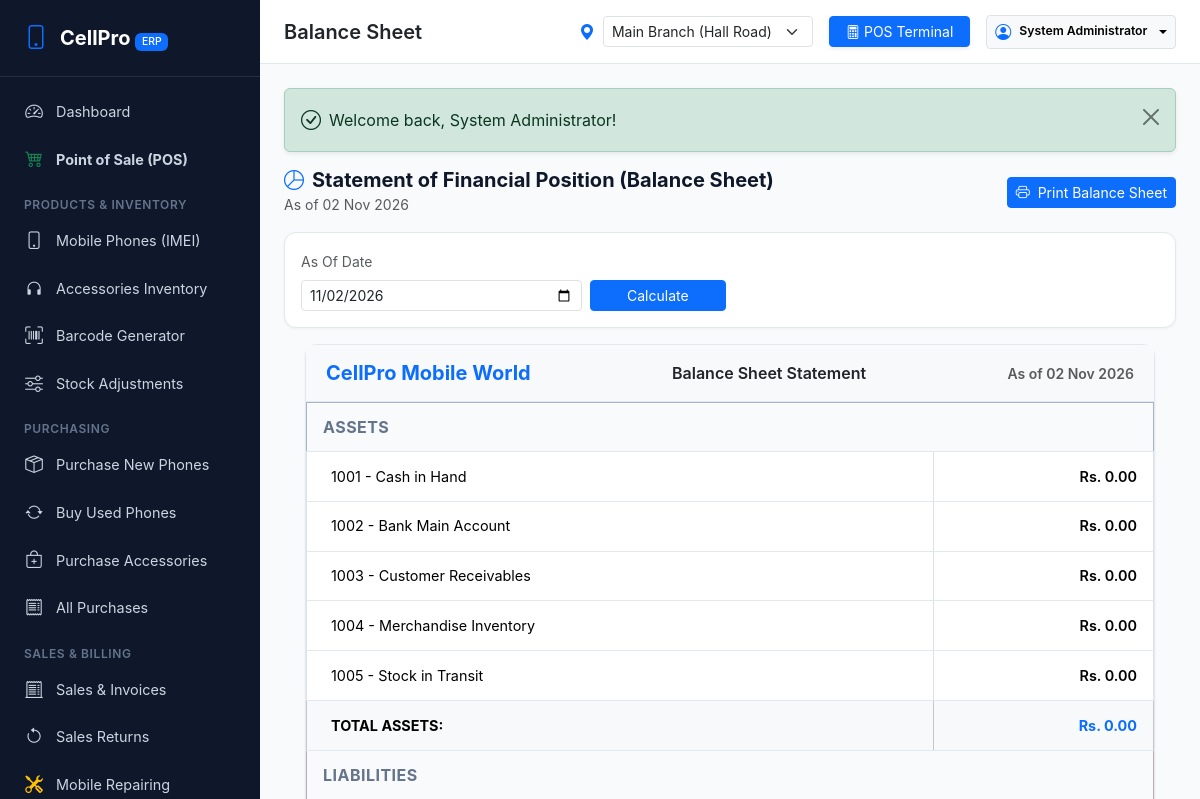
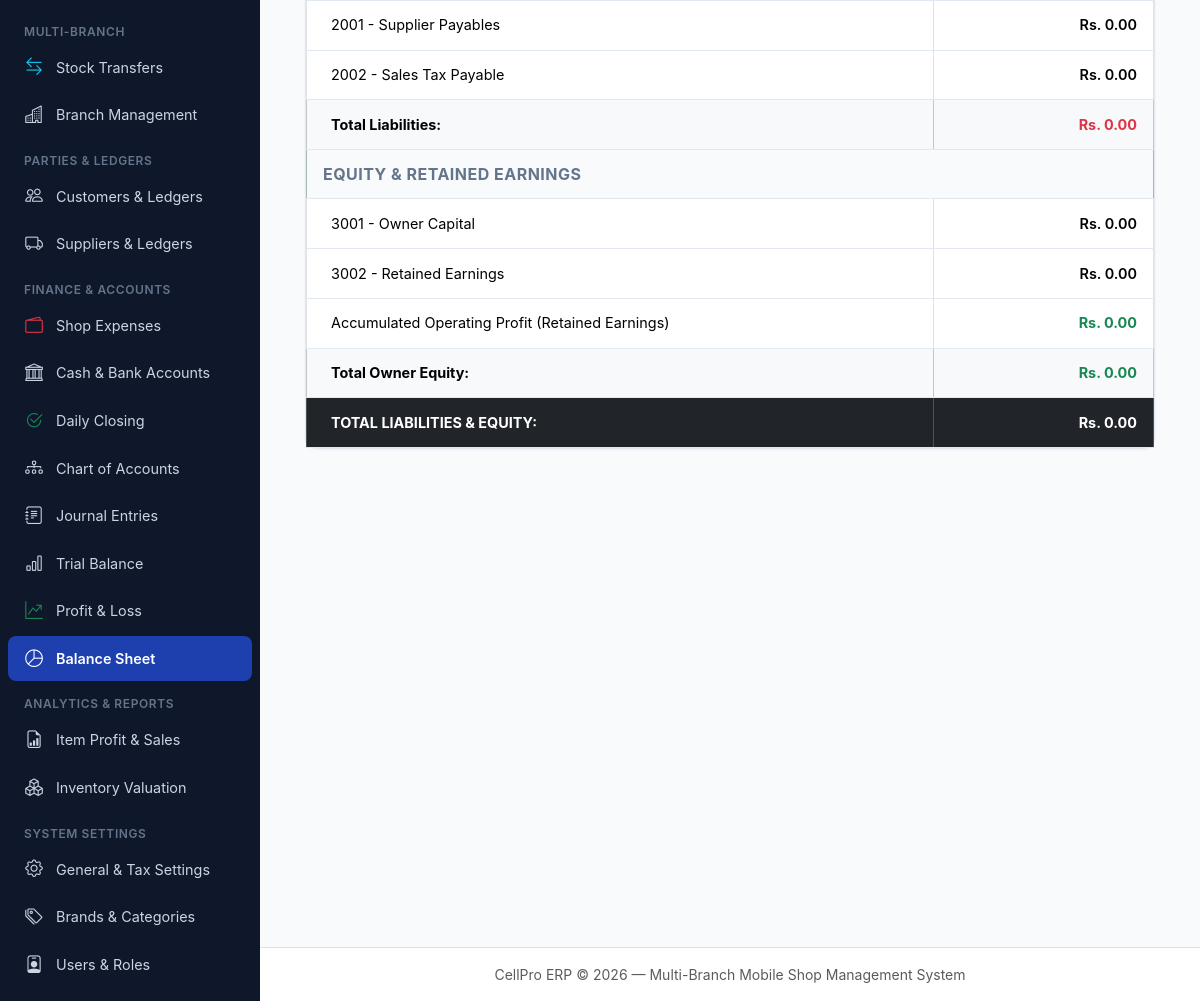
The page /accounting/balance_sheet.php (signed in) on the database its author committed (2 pictures, top to bottom).
### tables this page shows
CREATE TABLE accounts (
    id INT AUTO_INCREMENT PRIMARY KEY,
    group_id INT NOT NULL,
    branch_id INT DEFAULT NULL,  
    code VARCHAR(20) NOT NULL UNIQUE,
    name VARCHAR(100) NOT NULL,
    description VARCHAR(255) DEFAULT NULL,
    is_system TINYINT(1) DEFAULT 0,
    is_cash_bank TINYINT(1) DEFAULT 0,
    current_balance DECIMAL(14,2) DEFAULT 0.00,
    status ENUM('active','inactive') DEFAULT 'active',
    FOREIGN KEY (group_id) REFERENCES account_groups(id) ON DELETE RESTRICT
);

### config/app.php (called while the page is built, shortened)
<?php
require_once __DIR__ . '/database.php';
function getSetting($key, $default = null) {
    global $pdo;
    static $settings_cache = null;
    if ($settings_cache === null) {
        $stmt = $pdo->query("SELECT setting_key, setting_value FROM application_settings");
        $settings_cache = [];
        while ($row = $stmt->fetch()) {
            $settings_cache[$row['setting_key']] = $row['setting_value'];
        }
    }
    return $settings_cache[$key] ?? $default;
}

### includes/auth.php (called while the page is built, shortened)
<?php
require_once __DIR__ . '/../config/app.php';
require_once __DIR__ . '/functions.php';
function isLoggedIn() {
    return !empty($_SESSION['user_id']);
}
function isSuperAdmin() {
    return isLoggedIn() && (int)$_SESSION['user_role_id'] === 1;
}
function getActiveBranchId() {
    if (isset($_SESSION['active_branch_id'])) {
        return (int)$_SESSION['active_branch_id'];
    }
    return 1;
}

### accounting/balance_sheet.php (the view, shortened to what this page needs)
<?php
require_once __DIR__ . '/../includes/header.php';
$branch_id = getActiveBranchId();
$as_of_date = $_GET['as_of'] ?? date('Y-m-d');
function getAccountsByGroupType($pdo, $group_type, $as_of_date, $branch_id = null) {
    $sql = "SELECT a.id, a.code, a.name,
                   COALESCE(SUM(jel.debit), 0) as tot_debit,
                   COALESCE(SUM(jel.credit), 0) as tot_credit
            FROM accounts a
            JOIN account_groups ag ON a.group_id = ag.id
            LEFT JOIN journal_entry_lines jel ON a.id = jel.account_id
            LEFT JOIN journal_entries je ON jel.entry_id = je.id AND je.entry_date <= ? " . ($branch_id ? "AND je.branch_id = $branch_id" : "") . "
            WHERE ag.group_type = ? AND a.status = 'active'
            GROUP BY a.id, a.code, a.name
            ORDER BY a.code ASC";
    $stmt = $pdo->prepare($sql);
    $stmt->execute([$as_of_date, $group_type]);
    return $stmt->fetchAll();
}
$asset_rows = getAccountsByGroupType($pdo, 'asset', $as_of_date, $branch_id);
$total_assets = 0;
foreach ($asset_rows as $a) {
    $total_assets += ((float)$a['tot_debit'] - (float)$a['tot_credit']);
}
$liab_rows = getAccountsByGroupType($pdo, 'liability', $as_of_date, $branch_id);
$total_liabilities = 0;
foreach ($liab_rows as $l) {
    $total_liabilities += ((float)$l['tot_credit'] - (float)$l['tot_debit']);
}
$equity_rows = getAccountsByGroupType($pdo, 'equity', $as_of_date, $branch_id);
$total_equity_base = 0;
foreach ($equity_rows as $eq) {
    $total_equity_base += ((float)$eq['tot_credit'] - (float)$eq['tot_debit']);
}
$rev_rows = getAccountsByGroupType($pdo, 'revenue', $as_of_date, $branch_id);
$tot_rev = 0;
foreach ($rev_rows as $r) $tot_rev += ((float)$r['tot_credit'] - (float)$r['tot_debit']);
$cogs_rows = getAccountsByGroupType($pdo, 'cogs', $as_of_date, $branch_id);
$tot_cogs = 0;
foreach ($cogs_rows as $c) $tot_cogs += ((float)$c['tot_debit'] - (float)$c['tot_credit']);
$exp_rows = getAccountsByGroupType($pdo, 'expense', $as_of_date, $branch_id);
$tot_exp = 0;
foreach ($exp_rows as $e) $tot_exp += ((float)$e['tot_debit'] - (float)$e['tot_credit']);
$retained_profit = $tot_rev - $tot_cogs - $tot_exp;
$total_equity = $total_equity_base + $retained_profit;
$total_liabilities_equity = $total_liabilities + $total_equity;
?>
<div class="d-flex justify-content-between align-items-center mb-3">
    <div>
        <h5 class="fw-bold m-0"><i class="bi bi-pie-chart text-primary me-2"></i>Statement of Financial Position (Balance Sheet)</h5>
        <small class="text-muted">As of <?= formatDate($as_of_date) ?></small>
    </div>
    <div class="d-flex gap-2">
        <button onclick="window.print()" class="btn btn-primary btn-sm no-print">
            <i class="bi bi-printer me-1"></i> Print Balance Sheet
        </button>
    </div>
</div>
<div class="card mb-3 no-print">
    <div class="card-body p-3">
        <form method="GET" class="row g-2 align-items-end">
            <div class="col-12 col-md-4">
                <label class="form-label small text-muted">As Of Date</label>
                <input type="date" name="as_of" class="form-control form-control-sm" value="<?= htmlspecialchars($as_of_date) ?>">
            </div>
            <div class="col-12 col-md-2">
                <button type="submit" class="btn btn-sm btn-primary w-100">Calculate</button>
            </div>
        </form>
    </div>
</div>
<div class="card mx-auto" style="max-width: 850px;">
    <div class="card-header bg-light text-center py-3">
        <h5 class="fw-bold mb-0 text-primary"><?= htmlspecialchars(getSetting('business_name', 'CellPro Mobile World')) ?></h5>
        <div class="fw-semibold text-dark">Balance Sheet Statement</div>
        <small class="text-muted">As of <?= formatDate($as_of_date) ?></small>
    </div>
    <div class="card-body p-0">
        <table class="table table-bordered mb-0 align-middle">
            <thead class="table-primary">
                <tr>
                    <th colspan="2" class="fw-bold text-uppercase fs-6">Assets</th>
                </tr>
            </thead>
            <tbody>
                <?php foreach ($asset_rows as $a): ?>
                    <?php $bal = (float)$a['tot_debit'] - (float)$a['tot_credit']; ?>
                    <tr>
                        <td class="ps-4"><?= htmlspecialchars($a['code']) ?> - <?= htmlspecialchars($a['name']) ?></td>
                        <td class="text-end fw-semibold" style="width: 220px;"><?= formatCurrency($bal) ?></td>
                    </tr>
                <?php endforeach; ?>
                <tr class="table-light fw-bold fs-6">
                    <td class="ps-4">TOTAL ASSETS:</td>
                    <td class="text-end text-primary"><?= formatCurrency($total_assets) ?></td>
                </tr>
            </tbody>
            <thead class="table-danger">
                <tr>
                    <th colspan="2" class="fw-bold text-uppercase fs-6">Liabilities</th>
                </tr>
            </thead>
            <tbody>
                <?php foreach ($liab_rows as $l): ?>
                    <?php $bal = (float)$l['tot_credit'] - (float)$l['tot_debit']; ?>
                    <tr>
                        <td class="ps-4"><?= htmlspecialchars($l['code']) ?> - <?= htmlspecialchars($l['name']) ?></td>
                        <td class="text-end fw-semibold" style="width: 220px;"><?= formatCurrency($bal) ?></td>
                    </tr>
                <?php endforeach; ?>
                <tr class="table-light fw-bold">
                    <td class="ps-4">Total Liabilities:</td>
                    <td class="text-end text-danger"><?= formatCurrency($total_liabilities) ?></td>
                </tr>
            </tbody>
            <thead class="table-success">
                <tr>
                    <th colspan="2" class="fw-bold text-uppercase fs-6">Equity & Retained Earnings</th>
                </tr>
            </thead>
            <tbody>
                <?php foreach ($equity_rows as $eq): ?>
                    <?php $bal = (float)$eq['tot_credit'] - (float)$eq['tot_debit']; ?>
                    <tr>
                        <td class="ps-4"><?= htmlspecialchars($eq['code']) ?> - <?= htmlspecialchars($eq['name']) ?></td>
                        <td class="text-end fw-semibold" style="width: 220px;"><?= formatCurrency($bal) ?></td>
                    </tr>
                <?php endforeach; ?>
                <tr>
                    <td class="ps-4">Accumulated Operating Profit (Retained Earnings)</td>
                    <td class="text-end fw-bold text-success" style="width: 220px;"><?= formatCurrency($retained_profit) ?></td>
                </tr>
                <tr class="table-light fw-bold">
                    <td class="ps-4">Total Owner Equity:</td>
                    <td class="text-end text-success"><?= formatCurrency($total_equity) ?></td>
                </tr>
            </tbody>
            <tr class="table-dark fw-bold fs-5 text-white">
                <td class="ps-4">TOTAL LIABILITIES & EQUITY:</td>
                <td class="text-end text-white"><?= formatCurrency($total_liabilities_equity) ?></td>
            </tr>
        </table>
    </div>
</div>
<?php require_once __DIR__ . '/../includes/footer.php'; ?>

### assets/css/style.css (style rules this page uses)
:root { --cp-primary: #1e40af; --cp-primary-hover: #1d4ed8; --cp-secondary: #475569; --cp-success: #059669; --cp-info: #0284c7; --cp-warning: #d97706; --cp-danger: #dc2626; --cp-bg: #f8fafc; --cp-card-bg: #ffffff; --cp-border: #e2e8f0; --cp-text-main: #0f172a; --cp-text-muted: #64748b; --cp-sidebar-width: 260px; --cp-header-height: 64px; }
body { font-family: -apple-system, BlinkMacSystemFont, "Segoe UI", Roboto, Helvetica, Arial, sans-serif; background-color: var(--cp-bg); color: var(--cp-text-main); min-height: 100vh; overflow-x: hidden; }
.card { background: var(--cp-card-bg); border: 1px solid var(--cp-border); border-radius: 0.75rem; box-shadow: 0 1px 3px 0 rgba(0, 0, 0, 0.05); margin-bottom: 1.25rem; }
.card-header { background: transparent; border-bottom: 1px solid var(--cp-border); padding: 1rem 1.25rem; font-weight: 600; display: flex; align-items: center; justify-content: space-between; }
.table { margin-bottom: 0; }
.table th { font-weight: 600; font-size: 0.85rem; text-transform: uppercase; letter-spacing: 0.03em; color: var(--cp-text-muted); background: #f8fafc; border-bottom: 1px solid var(--cp-border); padding: 0.75rem 1rem; }
.table td { padding: 0.85rem 1rem; vertical-align: middle; font-size: 0.9rem; border-bottom: 1px solid var(--cp-border); }

### rows shown on the page
accounts: code "1001", name "Cash in Hand", bal "Rs. 0.00"
accounts: code "1002", name "Bank Main Account", bal "Rs. 0.00"
accounts: code "1003", name "Customer Receivables", bal "Rs. 0.00"
accounts: code "1004", name "Merchandise Inventory", bal "Rs. 0.00"
accounts: code "1005", name "Stock in Transit", bal "Rs. 0.00"
accounts: code "2001", name "Supplier Payables", bal "Rs. 0.00"
accounts: code "2002", name "Sales Tax Payable", bal "Rs. 0.00"
accounts: code "3001", name "Owner Capital", bal "Rs. 0.00"
accounts: code "3002", name "Retained Earnings", bal "Rs. 0.00"

### other values the page prints
$page_title "Balance Sheet"
$user['name'] "System Administrator"
$f['message'] "Welcome back, System Administrator!"
getSetting('business_name', 'CellPro Mobile World') "CellPro Mobile World"
formatCurrency($total_assets) "Rs. 0.00"
formatCurrency($total_liabilities) "Rs. 0.00"
formatCurrency($retained_profit) "Rs. 0.00"
formatCurrency($total_equity) "Rs. 0.00"
formatCurrency($total_liabilities_equity) "Rs. 0.00"
form field value "Main Branch (Hall Road)"
